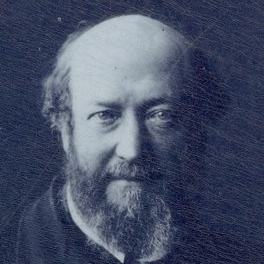
#> input picture frontend/images/btv1b53050419q.jpg, 264 x 264 px, given in place of btv1b53071525p.png, which was not available
$ jupyter execute --allow-errors 'Facial detection.ipynb'   (text cells are left out)
#> lines starting #> are read from the running program, lines starting #| are printed output that depends on the picture; after the words box and inside, x2 and y2 are one past the last pixel; in counts of white or black regions, pixels touching at a corner belong together; pictures that were not available may be replaced by others from this repository, and a replacement may not be noted
[cell 1]
# !wget https://raw.githubusercontent.com/opencv/opencv/master/data/haarcascades/haarcascade_frontalface_default.xml

[cell 2]
import json
import pandas as pd

from PIL import Image
import requests
from io import BytesIO

[cell 3]
image_dataframe = pd.read_csv('data/identifiers.csv')
#> (reads notebooks/data/identifiers.csv from the repository)

[cell 4]
from os import listdir
import cv2
from numpy import asarray
import numpy as np


# extract a single face from a given photograph
# [11 lines left out: function extract_face_show, not called in this run]

[cell 5]
# [22 lines left out: function extract_face, not called in this run]

#> (a cell that did not finish here is left out)

[cell 7]
import os

[cell 8]
LOCATION = '../humans_of_paris/app/static/images/'
pictures = os.listdir(LOCATION)

[cell 9]
image = Image.open(LOCATION + 'btv1b53071525p.png')
#> image is the input picture: PIL image 264x264 RGB; mean R, G, B 70.4, 78.8, 102.6

[cell 10]
face_cascade = cv2.CascadeClassifier('haarcascade_frontalface_default.xml')
img = cv2.cvtColor(np.array(image), cv2.COLOR_BGR2GRAY)
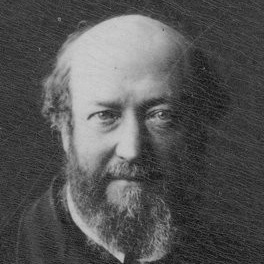
#> img: shape (264, 264); min 11, max 207, mean 85
faces = face_cascade.detectMultiScale(img, 1.1, 4)
#> faces = [[57, 57, 150, 150]]

for (x, y, w, h) in faces:
    cv2.rectangle(img, (x, y), (x+w, y+h), (255, 0, 0), 2)
#> this loop made 1 pass
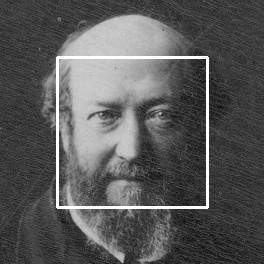
#> img: shape (264, 264); 2.58% of pixels changed, all inside (x1, y1, x2, y2) = (56, 56, 209, 209)

[cell 11]
faces
#> Out = [[57, 57, 150, 150]]

#> (a cell that did not finish here is left out)

[cell 13]
image = Image.open(LOCATION + 'btv1b53071525p.jpg')
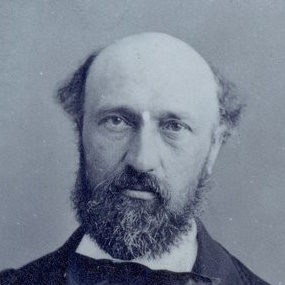
#> input picture frontend/images/btv1b53050440x.jpg, 285 x 285 px, given in place of btv1b53071525p.jpg, which was not available
#> image is the input picture: PIL image 285x285 RGB; mean R, G, B 121.2, 130, 144.5
img = np.array(image)
#> (the rest of this cell did not finish here and is left out)

[cell 14]
faces
#> Out = [[57, 57, 150, 150]]

[cell 15]
from mtcnn.mtcnn import MTCNN

#> (a cell that did not finish here is left out)

[cell 17]
from PIL import Image
import requests
from io import BytesIO

sample = pd.read_csv('images/sample.csv', header=None, index_col=0)[1]
#> (reads notebooks/data/sample.csv from the repository)
#> (the rest of this cell did not finish here and is left out)

[cell 18]
def crop(img, minx, miny, maxx, maxy):
    return img[miny:maxy, minx:maxx]


def get_image(doc):
    url = doc+'/f1.highres.jpg'
    response = requests.get(url)
    img = Image.open(BytesIO(response.content))
    img = Image.open(BytesIO(response.content)).convert('RGB')
    img = np.array(img)
    return img

[cell 19]
def get_face_image(doc):
    output_file = '../humans_of_paris/app/static/images/'+doc.id.split('/')[-1]+'.jpg'
    img = get_image(doc.id)
    cropped = crop(img, int(doc.left), int(doc.top), int(doc.right), int(doc.bottom))
    cv2.imwrite(output_file,  cv2.cvtColor(cropped, cv2.COLOR_RGB2BGR))

#> (a cell that did not finish here is left out)

[cell 21]
import os

[cell 22]
collected = set([x[:-len('.jpg')] for x in os.listdir('./images')])
#> collected = 4 items

[cell 23]
len(os.listdir('./images'))

[cell 24]
age_gender_lables = pd.read_json('age_gender_labeles.json')
#> (reads notebooks/age_gender_labeles.json from the repository)

[cell 25]
to_collect = set(age_gender_lables.dropna().id.map(lambda x: x.split('/')[-1]).tolist()).difference(collected)
#> to_collect = 1734 items

[cell 26]
import numpy as np

[cell 27]
age_gender_lables.dropna()[400:].apply(lambda x: get_face_image(x), axis=1)
#> (the call stopped at in get_image, `response = requests.get(url)`: the network is not available in this run)
